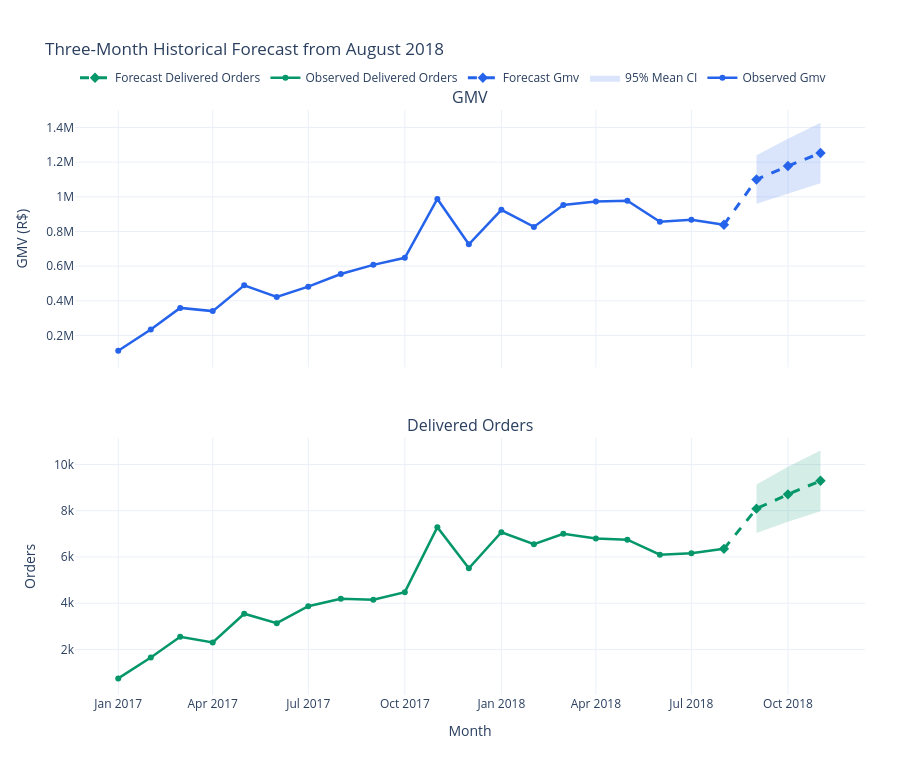

Notebook code for this chart:
### Markdown cell above
#### 5.2.1 Three-Month Multivariable Regression Forecast

This exploratory forecast uses complete months from January 2017 through August 2018. For each target, the linear model uses a year-and-month time index plus month-of-year seasonality:

$$
y_m=\beta_0+\beta_1[12(\mathrm{Year}_m-2017)+(\mathrm{Month}_m-1)]
+\beta_2\sin\!\left(\frac{2\pi(\mathrm{Month}_m-1)}{12}\right)
+\beta_3\cos\!\left(\frac{2\pi(\mathrm{Month}_m-1)}{12}\right)+\varepsilon_m.
$$

The shaded 95% confidence interval describes uncertainty in the **expected monthly mean**, not a range guaranteed to contain an individual future month. With only 20 historical months, trend changes, autocorrelation, and external shocks are not captured.

### Code cell
# Forecast three months from the last complete observed month.
from plotly.subplots import make_subplots
from scipy.stats import t as student_t

forecast_history = monthly_market.loc[
    monthly_market["month"].between(pd.Timestamp("2017-01-01"), pd.Timestamp("2018-08-01"))
].copy()
expected_months = pd.date_range("2017-01-01", "2018-08-01", freq="MS")
assert forecast_history["month"].tolist() == expected_months.tolist(), "Training months must be complete and consecutive."
forecast_months = pd.date_range(
    forecast_history["month"].max() + pd.offsets.MonthBegin(1), periods=3, freq="MS"
)

def monthly_design(months):
    year = months.dt.year.to_numpy()
    month = months.dt.month.to_numpy()
    elapsed_months = (year - 2017) * 12 + (month - 1)
    return np.column_stack([
        np.ones(len(months)), elapsed_months,
        np.sin(2 * np.pi * (month - 1) / 12),
        np.cos(2 * np.pi * (month - 1) / 12),
    ])

history_design = monthly_design(forecast_history["month"])
future_design = monthly_design(pd.Series(forecast_months))
forecast_table = pd.DataFrame({"month": forecast_months})

for target in ["gmv", "delivered_orders"]:
    observed = forecast_history[target].to_numpy(dtype=float)
    coefficients = np.linalg.lstsq(history_design, observed, rcond=None)[0]
    fitted = history_design @ coefficients
    residual_degrees = len(observed) - history_design.shape[1]
    residual_variance = np.sum((observed - fitted) ** 2) / residual_degrees
    inverse_information = np.linalg.pinv(history_design.T @ history_design)
    expected_values = future_design @ coefficients
    mean_standard_error = np.sqrt(
        residual_variance * np.einsum("ij,jk,ik->i", future_design, inverse_information, future_design)
    )
    confidence_margin = student_t.ppf(0.975, residual_degrees) * mean_standard_error
    forecast_table[target] = expected_values
    forecast_table[f"{target}_ci_low"] = expected_values - confidence_margin
    forecast_table[f"{target}_ci_high"] = expected_values + confidence_margin

forecast_figure = make_subplots(
    rows=2, cols=1, shared_xaxes=True, vertical_spacing=0.12,
    subplot_titles=("GMV", "Delivered Orders"),
)
for row, target, color, fill_color in [
    (1, "gmv", "#2563EB", "rgba(37,99,235,0.17)"),
    (2, "delivered_orders", "#059669", "rgba(5,150,105,0.17)"),
]:
    forecast_figure.add_trace(go.Scatter(
        x=forecast_history["month"], y=forecast_history[target],
        mode="lines+markers", name=f"Observed {target.replace('_', ' ').title()}",
        line={"color": color, "width": 2.5},
    ), row=row, col=1)
    forecast_figure.add_trace(go.Scatter(
        x=forecast_months, y=forecast_table[f"{target}_ci_low"],
        mode="lines", line={"color": color, "width": 0}, showlegend=False, hoverinfo="skip",
    ), row=row, col=1)
    forecast_figure.add_trace(go.Scatter(
        x=forecast_months, y=forecast_table[f"{target}_ci_high"],
        mode="lines", line={"color": color, "width": 0}, fill="tonexty",
        fillcolor=fill_color, name="95% Mean CI" if row == 1 else None,
        showlegend=row == 1, hoverinfo="skip",
    ), row=row, col=1)
    forecast_figure.add_trace(go.Scatter(
        x=[forecast_history["month"].iloc[-1], *forecast_months],
        y=[forecast_history[target].iloc[-1], *forecast_table[target].tolist()],
        mode="lines+markers", name=f"Forecast {target.replace('_', ' ').title()}",
        line={"color": color, "width": 3, "dash": "dash"},
        marker={"symbol": "diamond", "size": 8},
    ), row=row, col=1)
forecast_figure.update_yaxes(title_text="GMV (R$)", row=1, col=1)
forecast_figure.update_yaxes(title_text="Orders", row=2, col=1)
forecast_figure.update_xaxes(title_text="Month", row=2, col=1)
forecast_figure.update_layout(
    title="Three-Month Historical Forecast from August 2018",
    template="plotly_white", height=760,
    legend={"orientation": "h", "y": 1.08}, margin={"l": 75, "r": 35, "t": 110, "b": 65},
)
forecast_figure.show()
display(forecast_table.style.format({
    "gmv": "R$ {:,.0f}", "gmv_ci_low": "R$ {:,.0f}", "gmv_ci_high": "R$ {:,.0f}",
    "delivered_orders": "{:,.0f}", "delivered_orders_ci_low": "{:,.0f}",
    "delivered_orders_ci_high": "{:,.0f}",
}))

### Figure 1 — Plotly figure (JSON) as saved in the notebook; plotly's stock layout.template omitted (floating-point values rounded to 4 significant figures)
{"data": [{"line": {"color": "#2563EB", "width": 2.5}, "mode": "lines+markers", "name": "Observed Gmv", "type": "scatter", "x": ["2017-01-01T00:00:00.000000", "2017-02-01T00:00:00.000000", "2017-03-01T00:00:00.000000", "2017-04-01T00:00:00.000000", "2017-05-01T00:00:00.000000", "2017-06-01T00:00:00.000000", "2017-07-01T00:00:00.000000", "2017-08-01T00:00:00.000000", "2017-09-01T00:00:00.000000", "2017-10-01T00:00:00.000000", "2017-11-01T00:00:00.000000", "2017-12-01T00:00:00.000000", "2018-01-01T00:00:00.000000", "2018-02-01T00:00:00.000000", "2018-03-01T00:00:00.000000", "2018-04-01T00:00:00.000000", "2018-05-01T00:00:00.000000", "2018-06-01T00:00:00.000000", "2018-07-01T00:00:00.000000", "2018-08-01T00:00:00.000000"], "xaxis": "x", "y": [111800.0, 234200.0, 359200.0, 340700.0, 489300.0, 421900.0, 481600.0, 554700.0, 607400.0, 648200.0, 987800.0, 726000.0, 924600.0, 826400.0, 953400.0, 973500.0, 977500.0, 856100.0, 868000.0, 838600.0], "yaxis": "y"}, {"hoverinfo": "skip", "line": {"color": "#2563EB", "width": 0}, "mode": "lines", "showlegend": false, "type": "scatter", "x": ["2018-09-01T00:00:00.000000", "2018-10-01T00:00:00.000000", "2018-11-01T00:00:00.000000"], "xaxis": "x", "y": [960700.0, 1020000.0, 1079000.0], "yaxis": "y"}, {"fill": "tonexty", "fillcolor": "rgba(37,99,235,0.17)", "hoverinfo": "skip", "line": {"color": "#2563EB", "width": 0}, "mode": "lines", "name": "95% Mean CI", "showlegend": true, "type": "scatter", "x": ["2018-09-01T00:00:00.000000", "2018-10-01T00:00:00.000000", "2018-11-01T00:00:00.000000"], "xaxis": "x", "y": [1239000.0, 1335000.0, 1427000.0], "yaxis": "y"}, {"line": {"color": "#2563EB", "dash": "dash", "width": 3}, "marker": {"size": 8, "symbol": "diamond"}, "mode": "lines+markers", "name": "Forecast Gmv", "type": "scatter", "x": ["2018-08-01T00:00:00", "2018-09-01T00:00:00", "2018-10-01T00:00:00", "2018-11-01T00:00:00"], "xaxis": "x", "y": [838600.0, 1100000.0, 1177000.0, 1253000.0], "yaxis": "y"}, {"line": {"color": "#059669", "width": 2.5}, "mode": "lines+markers", "name": "Observed Delivered Orders", "type": "scatter", "x": ["2017-01-01T00:00:00.000000", "2017-02-01T00:00:00.000000", "2017-03-01T00:00:00.000000", "2017-04-01T00:00:00.000000", "2017-05-01T00:00:00.000000", "2017-06-01T00:00:00.000000", "2017-07-01T00:00:00.000000", "2017-08-01T00:00:00.000000", "2017-09-01T00:00:00.000000", "2017-10-01T00:00:00.000000", "2017-11-01T00:00:00.000000", "2017-12-01T00:00:00.000000", "2018-01-01T00:00:00.000000", "2018-02-01T00:00:00.000000", "2018-03-01T00:00:00.000000", "2018-04-01T00:00:00.000000", "2018-05-01T00:00:00.000000", "2018-06-01T00:00:00.000000", "2018-07-01T00:00:00.000000", "2018-08-01T00:00:00.000000"], "xaxis": "x2", "y": [750, 1653, 2546, 2303, 3546, 3135, 3872, 4193, 4150, 4478, 7289, 5513, 7069, 6555, 7003, 6798, 6749, 6099, 6159, 6351], "yaxis": "y2"}, {"hoverinfo": "skip", "line": {"color": "#059669", "width": 0}, "mode": "lines", "showlegend": false, "type": "scatter", "x": ["2018-09-01T00:00:00.000000", "2018-10-01T00:00:00.000000", "2018-11-01T00:00:00.000000"], "xaxis": "x2", "y": [7038.0, 7520.0, 7982.0], "yaxis": "y2"}, {"fill": "tonexty", "fillcolor": "rgba(5,150,105,0.17)", "hoverinfo": "skip", "line": {"color": "#059669", "width": 0}, "mode": "lines", "showlegend": false, "type": "scatter", "x": ["2018-09-01T00:00:00.000000", "2018-10-01T00:00:00.000000", "2018-11-01T00:00:00.000000"], "xaxis": "x2", "y": [9139.0, 9896.0, 10610.0], "yaxis": "y2"}, {"line": {"color": "#059669", "dash": "dash", "width": 3}, "marker": {"size": 8, "symbol": "diamond"}, "mode": "lines+markers", "name": "Forecast Delivered Orders", "type": "scatter", "x": ["2018-08-01T00:00:00", "2018-09-01T00:00:00", "2018-10-01T00:00:00", "2018-11-01T00:00:00"], "xaxis": "x2", "y": [6351, 8088.0, 8708.0, 9293.0], "yaxis": "y2"}], "layout": {"annotations": [{"font": {"size": 16}, "showarrow": false, "text": "GMV", "x": 0.5, "xanchor": "center", "xref": "paper", "y": 1.0, "yanchor": "bottom", "yref": "paper"}, {"font": {"size": 16}, "showarrow": false, "text": "Delivered Orders", "x": 0.5, "xanchor": "center", "xref": "paper", "y": 0.44, "yanchor": "bottom", "yref": "paper"}], "height": 760, "legend": {"orientation": "h", "y": 1.08}, "margin": {"b": 65, "l": 75, "r": 35, "t": 110}, "title": {"text": "Three-Month Historical Forecast from August 2018"}, "xaxis": {"anchor": "y", "domain": [0.0, 1.0], "matches": "x2", "showticklabels": false}, "xaxis2": {"anchor": "y2", "domain": [0.0, 1.0], "title": {"text": "Month"}}, "yaxis": {"anchor": "x", "domain": [0.56, 1.0], "title": {"text": "GMV (R$)"}}, "yaxis2": {"anchor": "x2", "domain": [0.0, 0.44], "title": {"text": "Orders"}}}}
